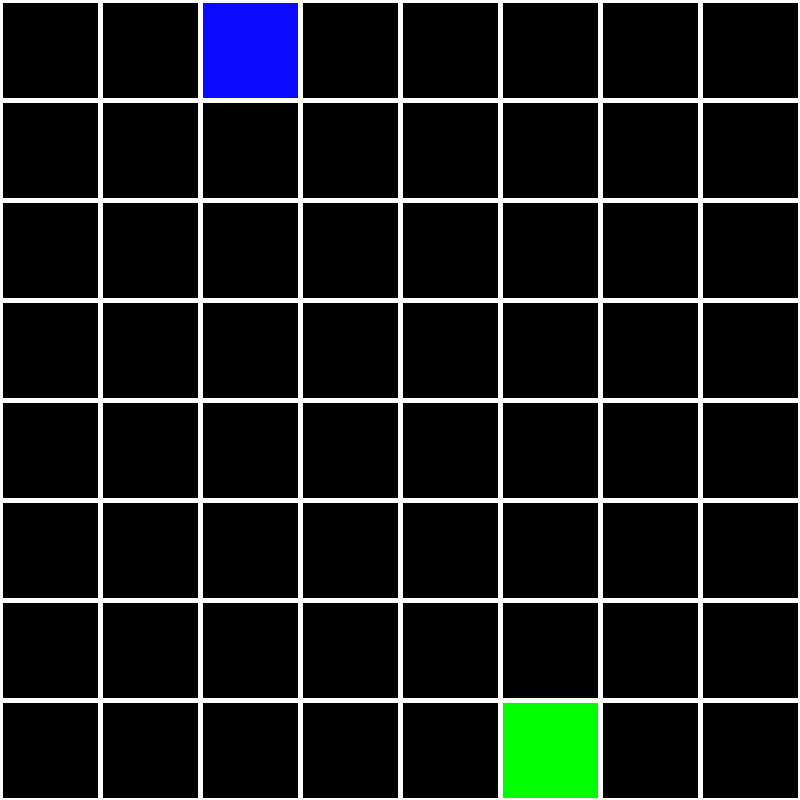
Frame 1 (no input)
Frame 60 (the mouse pressed at the canvas centre just before this capture): identical to frame 1, image omitted
Frame 120 (the mouse held since frame 60 and released just before this capture): identical to frame 1, image omitted

The Processing sketch that drew this single still picture (run headless with seeded random() and noise(); from frame 60 on, the mouse is pressed at the canvas centre):

// Processing sketch: VirtualMaze
// ── VirtualMaze.pde
int rows, cols;
int pathLength;
Square[][] grid;
float res;

void setup() {
  size(800, 800);
  pathLength = 20;
  rows = 8;
  cols = 8;
  res = width/rows;
  grid = new Square[cols][rows];
  initGrid();
  pickEnds();
 
  
}

void draw() {
  background(0);
  for (int i = 0; i < cols; i++) {
    for (int j = 0; j < rows; j++) {
      grid[i][j].show();
    }
  }
}

void initGrid(){
 for (int i = 0; i < cols; i++) {
    for (int j = 0; j < rows; j++) {
      grid[i][j] = new Square("OffPath",i,j);
    }
  }
}

void pickEnds(){
  int startCol = int(random(cols));
  grid[startCol][rows-1].type = "Start";
  int endCol = int(random(cols));
  grid[endCol][0].type = "End";
}

// ── Square.pde
class Square{
  String type;
  int col, row;
  Square(String type_, int col_, int row_){
    type = type_;
    col = col_;
    row = row_;
  }
  
  void show(){
    switch(type){
      case "End":
        fill(10,10,255);
        break;
      case "Start":
        fill(0,255,0);
        break;
      case "OnPath":
        fill(255);
        break;
      case "OffPath":
        fill(0);
        break;
    }
    stroke(255);
    strokeWeight(5);
    rect(res*col, res*row, res, res);
  }
  

}
